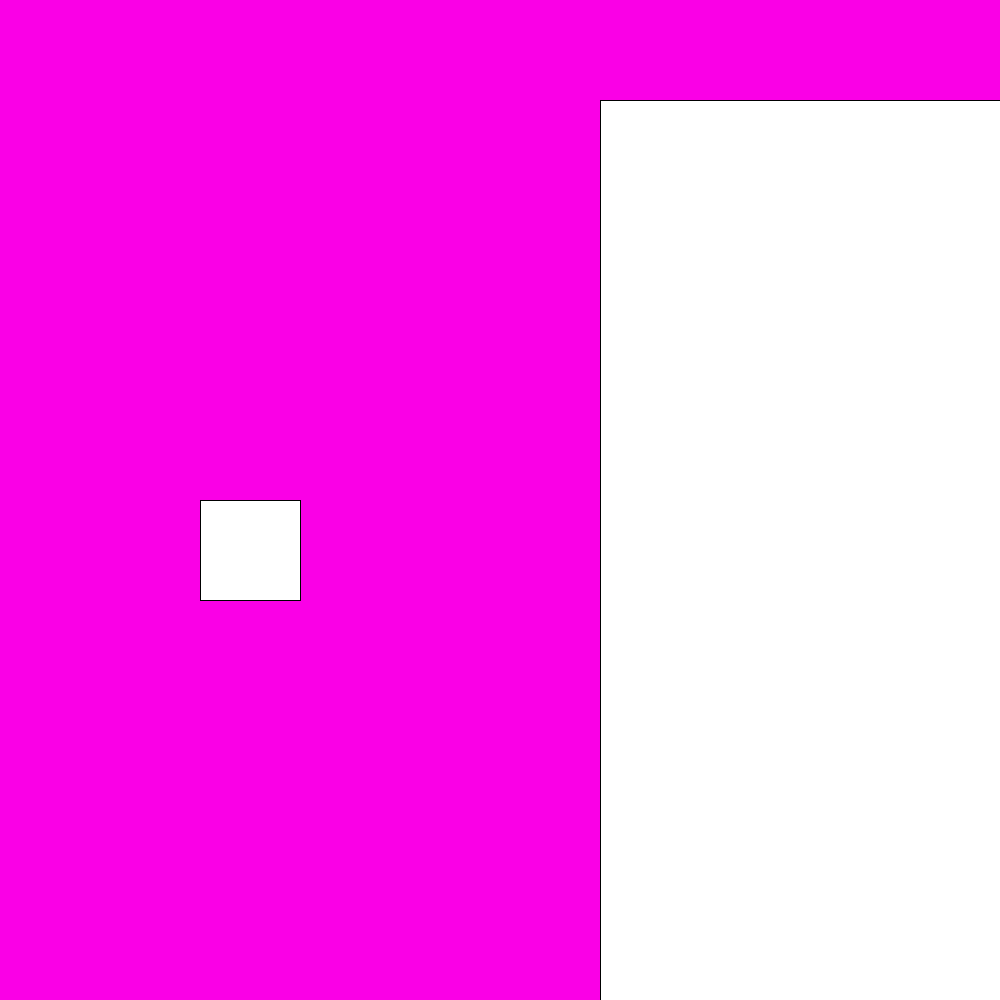
Frame 1 (no input)
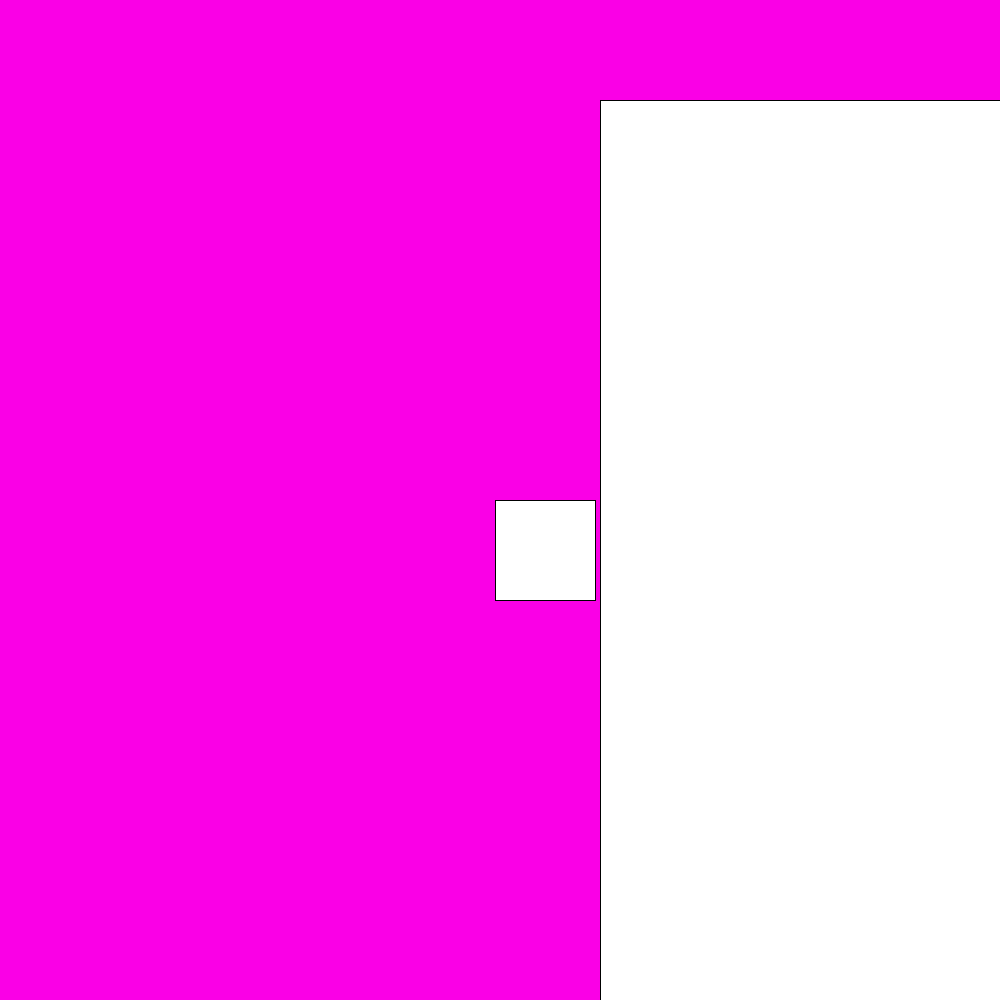
Frame 60 (the mouse pressed at the canvas centre just before this capture)
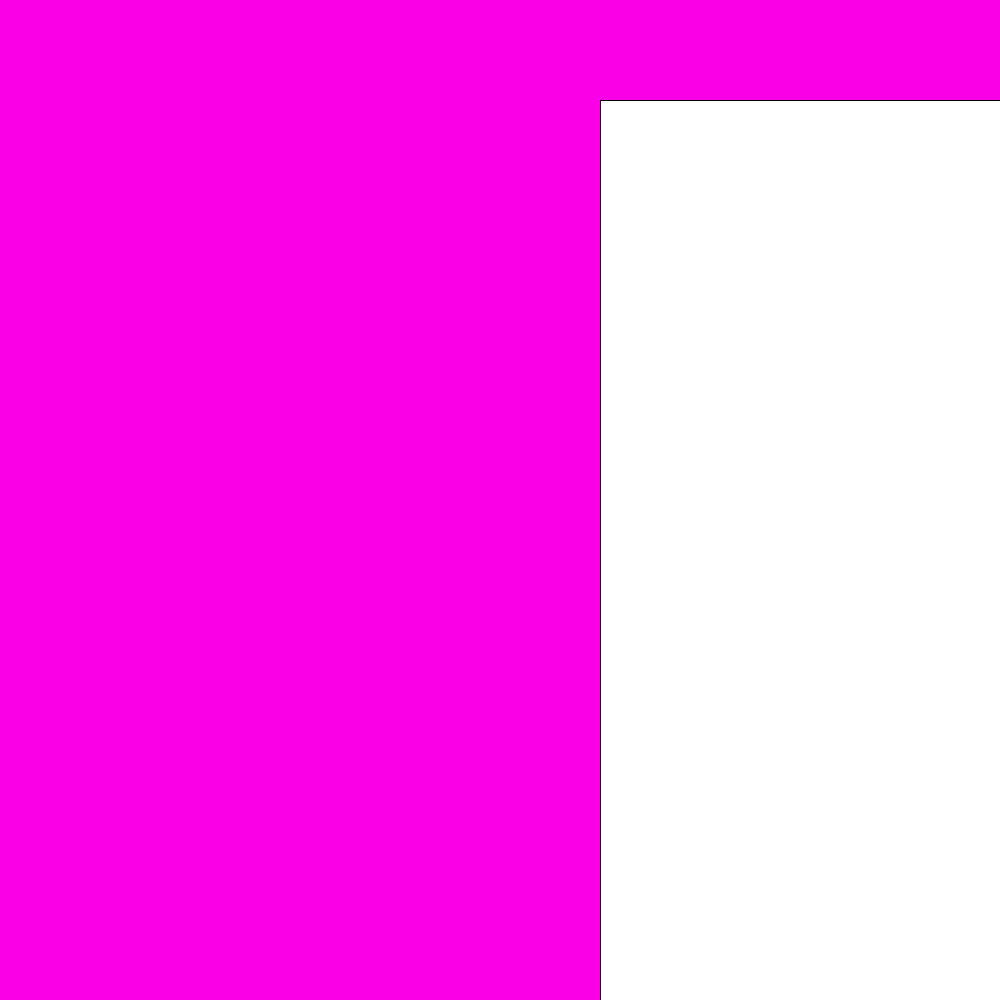
Frame 120 (the mouse held since frame 60 and released just before this capture)

The Processing sketch that drew these frames (run headless with seeded random() and noise(); from frame 60 on, the mouse is pressed at the canvas centre):

// Processing sketch: variables_assignment
// ── variables_assignment.pde
int j  = 100;


void setup () {
  background (250, 0, 230);
  
  size(1000, 1000);
}
void draw () {
  background (250,0, 230);
  square(j + 100,height / 2,100);
  square (600, 100, 900);
  j = j + 5;


  
  
  
 
}
